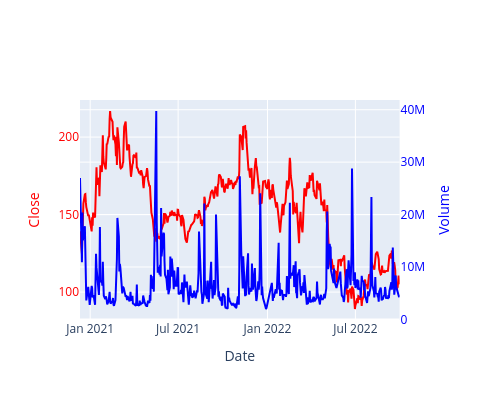

Notebook code cell kept with this figure:
### Markdown cell above
## plotly 로 2중축 차트

### Code cell
from plotly.subplots import make_subplots
fig = make_subplots(specs=[[{"secondary_y": True}]]) # 2차원 리스트로 spec지정

# 축 설정
sub_fig1 = px.line(df_abnb, x='Date', y='Close')
sub_fig1.update_traces(line_color='red')
sub_fig2 = px.line(df_abnb, x='Date', y='Volume')
sub_fig2.update_traces(line_color='blue')

sub_fig2.update_traces(yaxis='y2')
fig.add_traces(sub_fig1.data + sub_fig2.data)

# 레이블 설정
fig.layout.xaxis.title = 'Date'
fig.layout.yaxis.title = 'Close'
fig.layout.yaxis.color = 'red'
fig.layout.yaxis2.title = 'Volume'
fig.layout.yaxis2.color = 'blue'

fig.update_layout(width=500, height= 400)

### Figure 1 — Plotly figure (JSON) as saved in the notebook; plotly's stock layout.template omitted (floating-point values rounded to 4 significant figures; data arrays with more than 128 entries replaced by an {"elided": "..."} marker saying what was removed)
{"data": [{"hovertemplate": "Date=%{x}<br>Close=%{y}<extra></extra>", "legendgroup": "", "line": {"color": "red", "dash": "solid"}, "marker": {"symbol": "circle"}, "mode": "lines", "name": "", "orientation": "v", "showlegend": false, "type": "scatter", "x": {"elided": "454 str values"}, "xaxis": "x", "y": {"elided": "454 float values"}, "yaxis": "y"}, {"hovertemplate": "Date=%{x}<br>Volume=%{y}<extra></extra>", "legendgroup": "", "line": {"color": "blue", "dash": "solid"}, "marker": {"symbol": "circle"}, "mode": "lines", "name": "", "orientation": "v", "showlegend": false, "type": "scatter", "x": {"elided": "454 str values"}, "xaxis": "x", "y": {"elided": "454 int values"}, "yaxis": "y2"}], "layout": {"height": 400, "width": 500, "xaxis": {"anchor": "y", "domain": [0, 0.94], "title": {"text": "Date"}}, "yaxis": {"anchor": "x", "color": "red", "domain": [0, 1], "title": {"text": "Close"}}, "yaxis2": {"anchor": "x", "color": "blue", "overlaying": "y", "side": "right", "title": {"text": "Volume"}}}}
